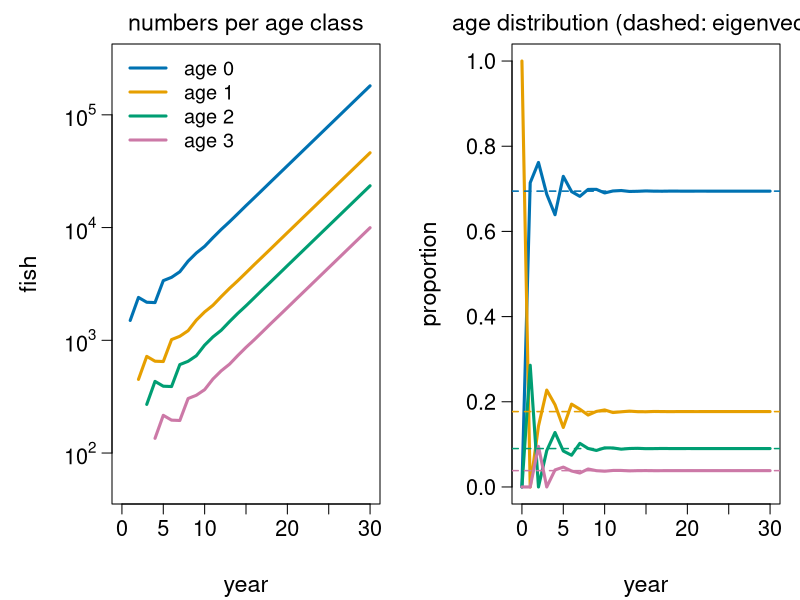
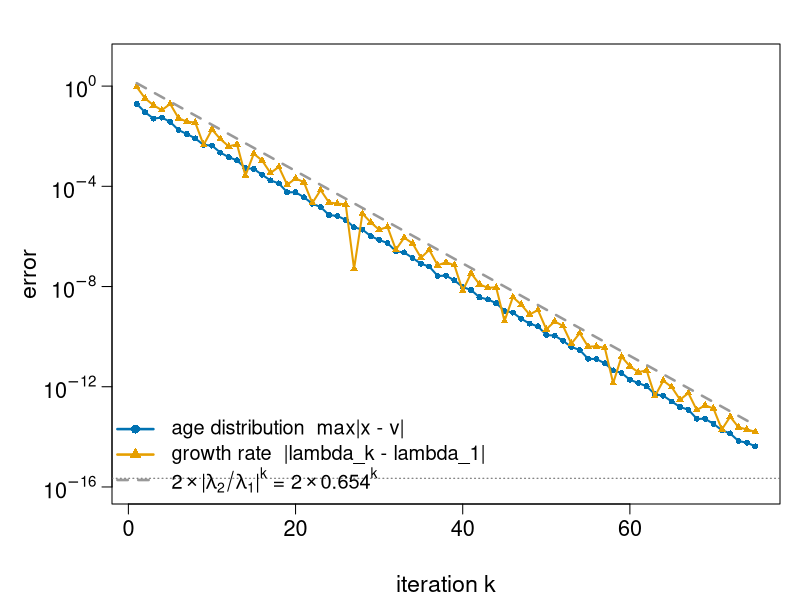
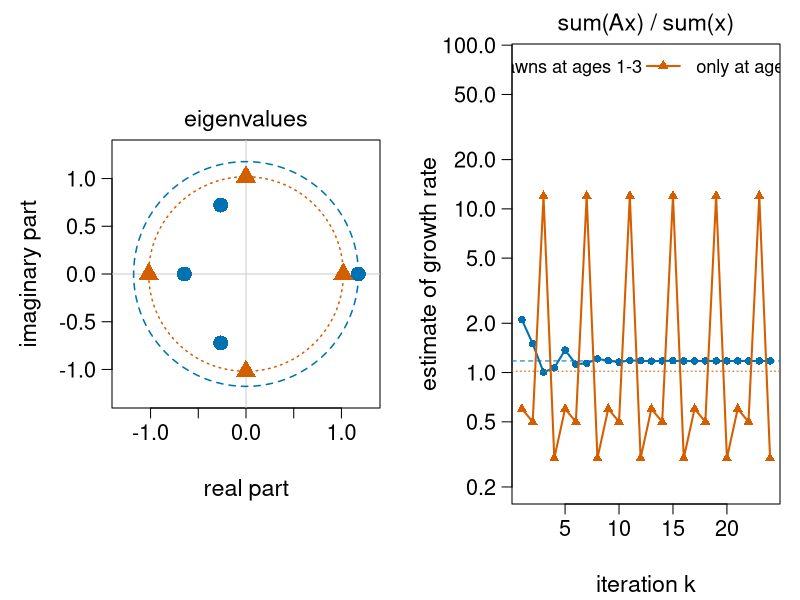
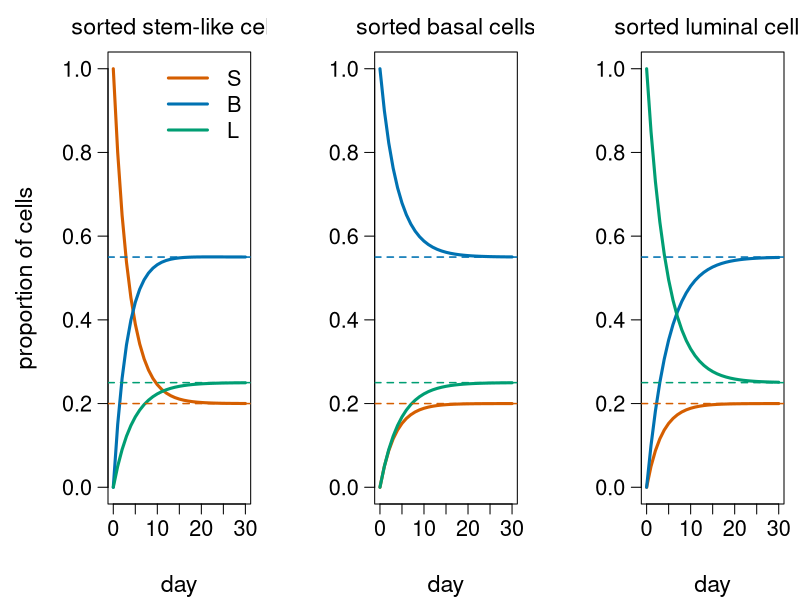
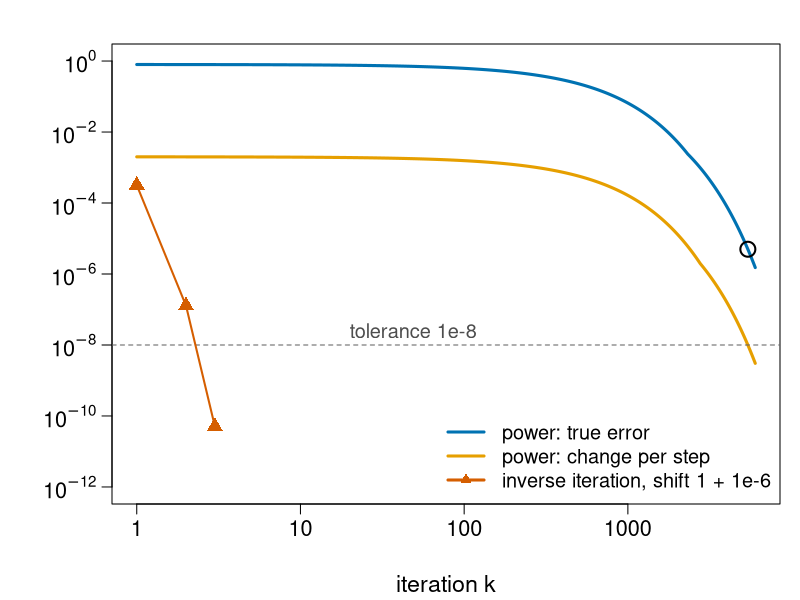
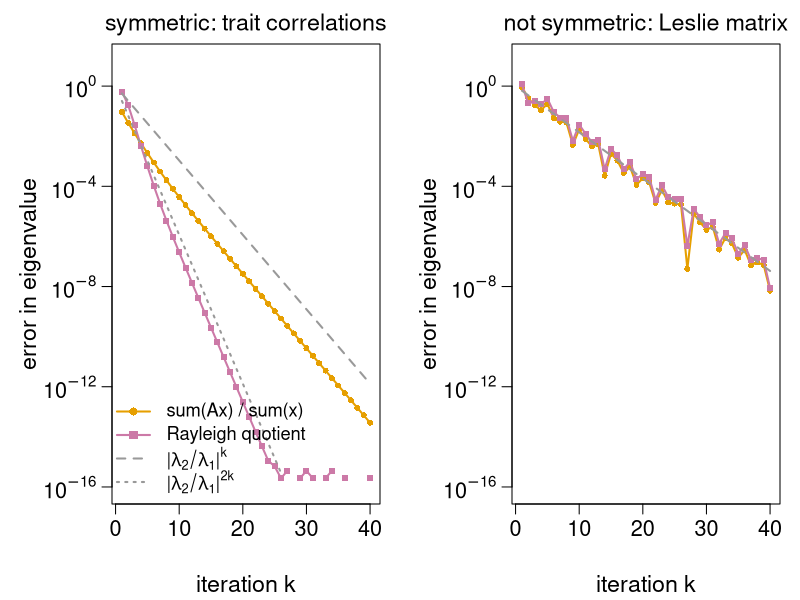

Generate these figures, in order, with R:
# Figures for the power-iteration/ unit ("Power iteration and friends").
#
# Re-run by hand from this folder (it is NOT run by `quarto render`):
#   cd power-iteration && Rscript make-power-iteration-figs.R
#
# Base R graphics only (grDevices::svg). Colours are Okabe-Ito (colour-blind safe).
# Makes:
#   fig01-stocked-lake.svg   a stocked fish population projected with the Leslie matrix
#   fig02-power-error.svg    power iteration error vs iteration, against |lambda2/lambda1|^k
#   fig03-semelparous.svg    eigenvalues and growth estimates: iteroparous vs semelparous fish
#   fig04-cell-states.svg    cell-state proportions from three sorted starting populations
#   fig05-slow-chain.svg     slow-switching chain: true error, change per step, inverse iteration
#   fig06-rayleigh.svg       eigenvalue error: sum ratio vs Rayleigh quotient, symmetric and not

oi <- c(orange = "#E69F00", sky = "#56B4E9", green = "#009E73",
        yellow = "#F0E442", blue = "#0072B2", red = "#D55E00",
        purple = "#CC79A7", grey = "#999999")
agecol <- oi[c("blue", "orange", "green", "purple")]

fig <- function(file, w = 9, h = 5.2, expr) {
  svg(file, width = w, height = h)
  par(mar = c(4.8, 5.6, 2.2, 1), las = 1, mgp = c(3.6, 0.8, 0),
      cex.lab = 1.4, cex.axis = 1.3, cex.main = 1.4)
  expr
  dev.off()
}
logaxis <- function(side, at) {
  axis(side, at = 10^at, labels = parse(text = paste0("10^", at)))
}

## ---- running examples (same numbers as on the slides) ----------------------

L <- matrix(0, 4, 4)
L[1, ] <- c(0, 1.5, 4, 5)                  # offspring per fish of each age
L[cbind(2:4, 1:3)] <- c(0.3, 0.6, 0.5)     # survival to the next age
Ls <- L; Ls[1, ] <- c(0, 0, 0, 12)         # semelparous: spawn once at age 3
evL <- eigen(L)
lam1 <- Re(evL$values[1])
vL <- Re(evL$vectors[, 1]); vL <- vL / sum(vL)
rho <- Mod(evL$values[2]) / lam1

P <- matrix(c(0.80, 0.15, 0.05,
              0.05, 0.90, 0.05,
              0.05, 0.10, 0.85), 3, byrow = TRUE)
Pslow <- diag(3) + 0.01 * (P - diag(3))
piP <- c(0.2, 0.55, 0.25)

C <- matrix(c(1.0, 0.4, 0.3,
              0.4, 1.0, 0.2,
              0.3, 0.2, 1.0), 3)

## ---- fig01: stocked lake ----------------------------------------------------

fig("fig01-stocked-lake.svg", w = 11, h = 4.8, expr = {
  par(mfrow = c(1, 2))
  T <- 30
  N <- matrix(0, T + 1, 4); N[1, ] <- c(0, 1000, 0, 0)
  for (t in 1:T) N[t + 1, ] <- L %*% N[t, ]
  Nl <- N; Nl[Nl == 0] <- NA
  matplot(0:T, Nl, type = "l", lty = 1, lwd = 3, col = agecol, log = "y",
          xlab = "year", ylab = "fish", yaxt = "n", ylim = c(50, 3e5))
  logaxis(2, 2:5)
  legend("topleft", c("age 0", "age 1", "age 2", "age 3"), col = agecol,
         lwd = 3, bty = "n", cex = 1.2)
  title("numbers per age class", font.main = 1)
  prop <- N / rowSums(N)
  matplot(0:T, prop, type = "l", lty = 1, lwd = 3, col = agecol,
          xlab = "year", ylab = "proportion", ylim = c(0, 1))
  abline(h = vL, col = agecol, lty = 2, lwd = 1.5)
  title("age distribution (dashed: eigenvector)", font.main = 1)
})

## ---- fig02: power iteration error -------------------------------------------

fig("fig02-power-error.svg", w = 9, h = 5.2, expr = {
  K <- 75
  x <- c(0, 1, 0, 0); errl <- errx <- numeric(K)
  for (k in 1:K) {
    y <- drop(L %*% x); lam <- sum(y)
    errl[k] <- abs(lam - lam1)
    x <- y / lam
    errx[k] <- max(abs(x - vL))
  }
  errl[errl == 0] <- NA; errx[errx == 0] <- NA
  plot(1:K, errx, log = "y", type = "o", pch = 16, cex = 0.8, lwd = 2,
       col = oi["blue"], ylim = c(1e-16, 10), yaxt = "n",
       xlab = "iteration k", ylab = "error")
  logaxis(2, seq(-16, 0, by = 4))
  lines(1:K, errl, type = "o", pch = 17, cex = 0.8, lwd = 2, col = oi["orange"])
  lines(1:K, 2 * rho^(1:K), lty = 2, lwd = 2.5, col = oi["grey"])
  abline(h = .Machine$double.eps, lty = 3, col = "grey40")
  legend("bottomleft", c("age distribution  max|x - v|",
                         "growth rate  |lambda_k - lambda_1|",
                         expression(2 %*% "|" * lambda[2] / lambda[1] * "|"^k * " = " * 2 %*% 0.654^k)),
         col = oi[c("blue", "orange", "grey")], lwd = 2.5, lty = c(1, 1, 2),
         pch = c(16, 17, NA), bty = "n", cex = 1.2)
})

## ---- fig03: semelparous ------------------------------------------------------

fig("fig03-semelparous.svg", w = 11, h = 4.8, expr = {
  par(mfrow = c(1, 2))
  par(mar = c(4.8, 5.6, 2.2, 1), pty = "s")
  th <- seq(0, 2 * pi, length.out = 200)
  plot(NA, xlim = c(-1.3, 1.3), ylim = c(-1.3, 1.3), asp = 1,
       xlab = "real part", ylab = "imaginary part")
  abline(h = 0, v = 0, col = "grey80")
  lines(lam1 * cos(th), lam1 * sin(th), col = oi["blue"], lty = 2, lwd = 1.5)
  lam_s <- Mod(eigen(Ls)$values[1])
  lines(lam_s * cos(th), lam_s * sin(th), col = oi["red"], lty = 3, lwd = 1.5)
  ev <- evL$values; points(Re(ev), Im(ev), pch = 16, cex = 2, col = oi["blue"])
  ev <- eigen(Ls)$values; points(Re(ev), Im(ev), pch = 17, cex = 2, col = oi["red"])
  title("eigenvalues", font.main = 1)
  par(pty = "m")
  K <- 24
  est <- function(A) {
    x <- c(0, 1, 0, 0); e <- numeric(K)
    for (k in 1:K) { y <- drop(A %*% x); e[k] <- sum(y) / sum(x); x <- y / sum(y) }
    e
  }
  plot(1:K, est(L), type = "o", pch = 16, lwd = 2, col = oi["blue"], log = "y",
       ylim = c(0.2, 80), xlab = "iteration k", ylab = "estimate of growth rate")
  lines(1:K, est(Ls), type = "o", pch = 17, lwd = 2, col = oi["red"])
  abline(h = c(lam1, lam_s), lty = c(2, 3), col = oi[c("blue", "red")])
  legend("top", c("spawns at ages 1-3", "only at age 3"), ncol = 2,
         pch = c(16, 17), lwd = 2, col = oi[c("blue", "red")], bty = "n", cex = 1.1)
  title("sum(Ax) / sum(x)", font.main = 1)
})

## ---- fig04: cell states -----------------------------------------------------

fig("fig04-cell-states.svg", w = 11, h = 4.2, expr = {
  par(mfrow = c(1, 3), mar = c(4.8, 5.4, 2.6, 0.8))
  par(cex = 1)                              # mfrow with 3 panels shrinks text

  stcol <- oi[c("red", "blue", "green")]
  D <- 30
  for (s in 1:3) {
    p <- matrix(0, D + 1, 3); p[1, s] <- 1
    for (d in 1:D) p[d + 1, ] <- p[d, ] %*% P
    matplot(0:D, p, type = "l", lty = 1, lwd = 3, col = stcol, ylim = c(0, 1),
            xlab = "day", ylab = if (s == 1) "proportion of cells" else "")
    abline(h = piP, col = stcol, lty = 2, lwd = 1.5)
    title(paste("sorted", c("stem-like", "basal", "luminal")[s], "cells"),
          font.main = 1)
    if (s == 1) legend("topright", c("S", "B", "L"), col = stcol, lwd = 3,
                       bty = "n", cex = 1.3)
  }
})

## ---- fig05: slow chain --------------------------------------------------------

fig("fig05-slow-chain.svg", w = 9, h = 5.2, expr = {
  K <- 6000
  p <- c(1, 0, 0); err <- ch <- numeric(K)
  for (k in 1:K) {
    pn <- drop(p %*% Pslow); ch[k] <- max(abs(pn - p)); p <- pn
    err[k] <- max(abs(p - piP))
  }
  # inverse iteration, shift 1 + 1e-6
  M <- t(Pslow) - (1 + 1e-6) * diag(3); x <- c(1, 0, 0); ierr <- numeric(3)
  for (k in 1:3) { y <- solve(M, x); x <- y / sum(y); ierr[k] <- max(abs(x - piP)) }
  plot(1:K, err, type = "l", log = "xy", lwd = 3, col = oi["blue"],
       ylim = c(1e-12, 1), xaxt = "n", yaxt = "n",
       xlab = "iteration k", ylab = "")
  axis(1, at = 10^(0:3), labels = c(1, 10, 100, 1000))
  logaxis(2, seq(-12, 0, by = 2))
  lines(1:K, ch, lwd = 3, col = oi["orange"])
  abline(h = 1e-8, lty = 2, col = "grey40")
  text(20, 2.5e-8, "tolerance 1e-8", adj = 0, cex = 1.2, col = "grey30")
  k_stop <- which(ch < 1e-8)[1]
  points(k_stop, err[k_stop], pch = 1, cex = 2, lwd = 2)
  points(1:3, ierr, type = "o", pch = 17, cex = 1.6, lwd = 2, col = oi["red"])
  legend("bottomright", c("power: true error", "power: change per step",
                         "inverse iteration, shift 1 + 1e-6"),
         col = oi[c("blue", "orange", "red")], lwd = 3, pch = c(NA, NA, 17),
         bty = "n", cex = 1.2)
})

## ---- fig06: Rayleigh quotient -------------------------------------------------

fig("fig06-rayleigh.svg", w = 11, h = 4.8, expr = {
  par(mfrow = c(1, 2))
  run <- function(A, x, l1, K) {
    e1 <- e2 <- numeric(K)
    for (k in 1:K) {
      y <- drop(A %*% x)
      e1[k] <- abs(sum(y) / sum(x) - l1)
      e2[k] <- abs(sum(x * y) / sum(x * x) - l1)
      x <- y / sqrt(sum(y^2))
    }
    e1[e1 == 0] <- NA; e2[e2 == 0] <- NA
    cbind(e1, e2)
  }
  panel <- function(E, r, main, squared = TRUE) {
    K <- nrow(E)
    plot(1:K, E[, 1], log = "y", type = "o", pch = 16, cex = 0.8, lwd = 2,
         col = oi["orange"], ylim = c(1e-16, 10), yaxt = "n",
         xlab = "iteration k", ylab = "error in eigenvalue")
    logaxis(2, seq(-16, 0, by = 4))
    lines(1:K, E[, 2], type = "o", pch = 15, cex = 0.8, lwd = 2, col = oi["purple"])
    lines(1:K, r^(1:K), lty = 2, lwd = 2, col = oi["grey"])
    r2 <- r^(2 * (1:K)); r2[r2 < 1e-16] <- NA
    if (squared) lines(1:K, r2, lty = 3, lwd = 2, col = oi["grey"])
    title(main, font.main = 1)
  }
  l1 <- eigen(C)$values[1]
  panel(run(C, c(1, 0, 0), l1, 40), eigen(C)$values[2] / l1,
        "symmetric: trait correlations")
  legend("bottomleft", c("sum(Ax) / sum(x)", "Rayleigh quotient",
                         expression("|" * lambda[2] / lambda[1] * "|"^k),
                         expression("|" * lambda[2] / lambda[1] * "|"^{2 * k})),
         col = oi[c("orange", "purple", "grey", "grey")], lwd = 2,
         lty = c(1, 1, 2, 3), pch = c(16, 15, NA, NA), bty = "n", cex = 1.1)
  panel(run(L, c(0, 1, 0, 0), lam1, 40), rho, "not symmetric: Leslie matrix",
        squared = FALSE)
})
